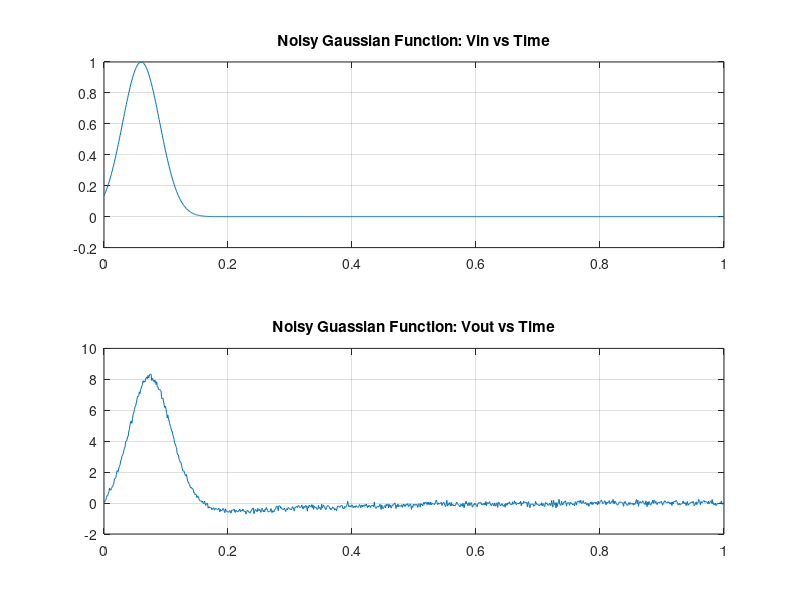
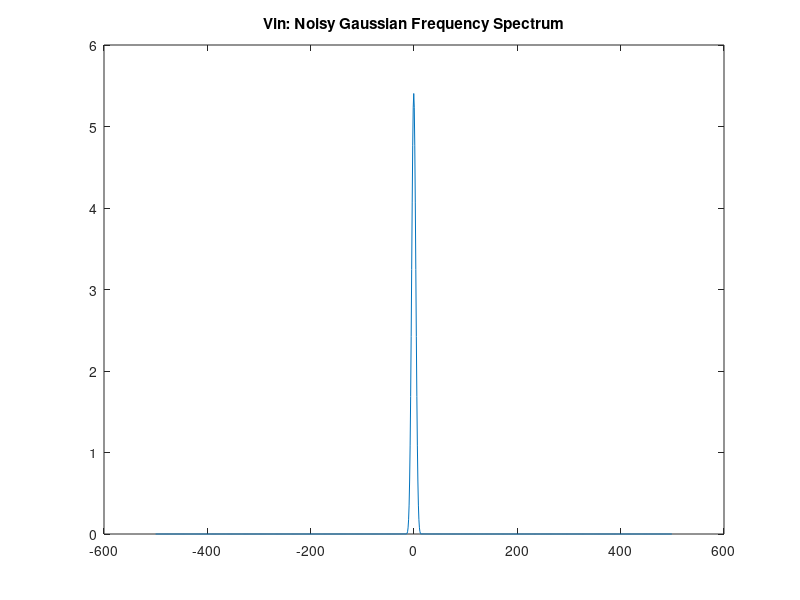
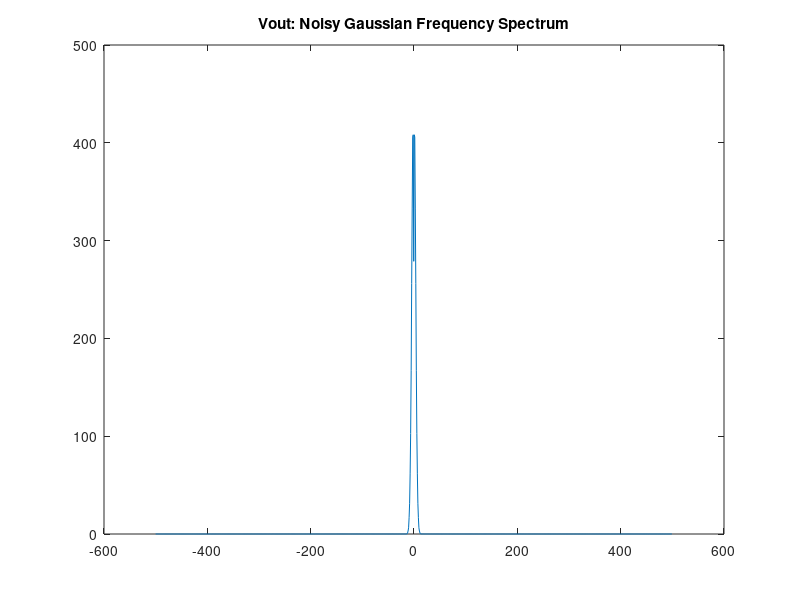
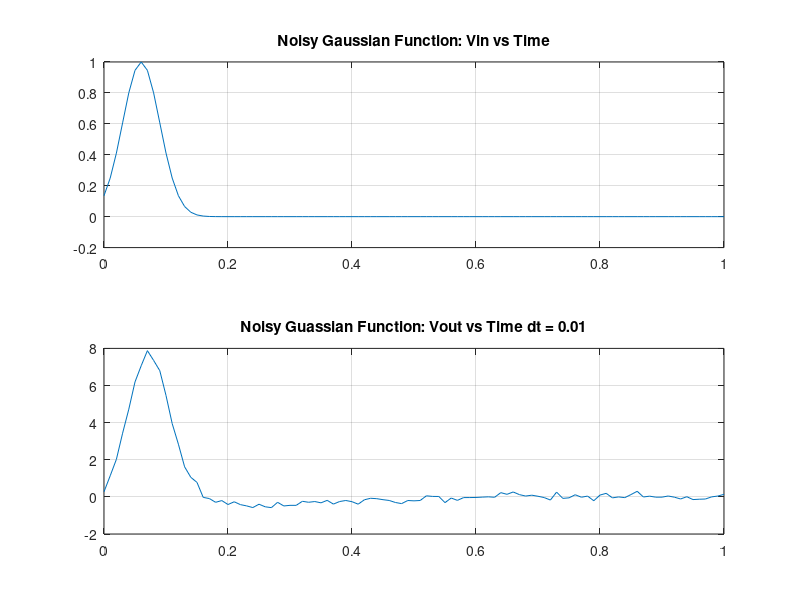

Recreate these plots in MATLAB, in order.
%%Emeka Peters - 100953293
%%ELEC 4700 - Assignment 4 - Question 3

G1 = 1;
G2 = 0.5;
G3 = 0.1;
G4 = 10;
G0 = 1/1000;
alf = 100;

C = 0.25;
L = 0.2;

%Vm = [V1, V2, IL, V3, I3, V4, V0, In];% In parameter added, increased C
%and G matrix size

G = [1, 0, 0, 0, 0, 0, 0, 0;...
    -G1, G1+G2, -1, 0, 0, 0, 0, 0;...
    0, 1, 0, -1, 0, 0, 0, 0;...
    0, 0, -1, G3, 0, 0, 0, 1;...
    0, 0, 0, 0, -alf, 1, 0, -alf;...
    0, 0, 0, G3, -1, 0, 0, 1;...
    0, 0, 0, 0, 0, -G4, G4+G0, 0;...
    0, 0, 0, 0, 0, 0, 0, 1];

Cn = 0.00001;
Cm = zeros(8, 8);
Cm(2, 1) = -C;
Cm(2, 2) = C;
Cm(3, 3) = -L;
Cm(4, 4) = Cn;
Cm(6, 4) = Cn;
Cm(5, 4) = -alf * Cn;

%I3 was replaced with Itot which is the total of the currents from the
%resistor, capacitor, and current source

F = zeros(1, 8);

%time step
dt = 1/1000;

A = (Cm / dt) + G;

dt = 1/1000;
vin = @(t) exp(-0.5 *((t - 0.06)/(0.03)) ^ 2);
Vm = zeros(8, 1);
voutmat = zeros(1, 1001);
vinmat = zeros(1, 1001);
t = 0:dt:1; 

for i = 1:1001
    In = randn * 0.001; %Random noise current
    F(1) = vin(t(i));
    F(8) = In;
    Vmm = A\((Cm * Vm/dt) + F');
    voutmat(i) = Vmm(7);
    vinmat(i) = Vmm(1);
    Vm = Vmm;
end


figure(1)
subplot(2,1,1)
plot(t,vinmat)
title('Noisy Gaussian Function: Vin vs Time')
grid on

subplot(2,1,2)
plot(t,voutmat)
title('Noisy Guassian Function: Vout vs Time')
grid on

   
fs = 1000;

fvin = fft(vinmat);
n = length(vinmat);
Y = fftshift(fvin);
fshift = (-n/2:n/2-1)*(fs/n); % zero-centered frequency range
powershift = abs(Y) .^ 2/n;     % zero-centered power range

figure(2)
plot(fshift, powershift)
title('Vin: Noisy Gaussian Frequency Spectrum')

fvout = fft(voutmat);
n = length(voutmat);
Y = fftshift(fvout);
fshift = (-n/2:n/2-1)*(fs/n); % zero-centered frequency range
powershift = abs(Y) .^ 2/n;     % zero-centered power range

figure(3)
plot(fshift,powershift)
title('Vout: Noisy Gaussian Frequency Spectrum')


%Varying Timestep
%Bigger Timestep
dt = 1/100;

A = (Cm / dt) + G;

vin = @(t) exp(-0.5 *((t - 0.06)/(0.03)) ^ 2);
Vm = zeros(8, 1);
t = 0:dt:1; 
voutmat = zeros(1, length(t));
vinmat = zeros(1, length(t));


for i = 1:length(t)
    In = randn * 0.001; %Random noise current
    F(1) = vin(t(i));
    F(8) = In;
    Vmm = A\((Cm * Vm/dt) + F');
    voutmat(i) = Vmm(7);
    vinmat(i) = Vmm(1);
    Vm = Vmm;
end


figure(4)
subplot(2,1,1)
plot(t,vinmat)
title('Noisy Gaussian Function: Vin vs Time')
grid on

subplot(2,1,2)
plot(t,voutmat)
title('Noisy Guassian Function: Vout vs Time dt = 0.01')
grid on

   
fs = 1000;

fvin = fft(vinmat);
n = length(vinmat);
Y = fftshift(fvin);
fshift = (-n/2:n/2-1)*(fs/n); % zero-centered frequency range
powershift = abs(Y) .^ 2/n;     % zero-centered power range

figure(5)
plot(fshift, powershift)
title('Vin: Noisy Gaussian Frequency Spectrum')

fvout = fft(voutmat);
n = length(voutmat);
Y = fftshift(fvout);
fshift = (-n/2:n/2-1)*(fs/n); % zero-centered frequency range
powershift = abs(Y) .^ 2/n;     % zero-centered power range

figure(6)
plot(fshift,powershift)
title('Vout: Noisy Gaussian Frequency Spectrum dt = 0.01')

%smaller timestep
A = (Cm / dt) + G;

vin = @(t) exp(-0.5 *((t - 0.06)/(0.03)) ^ 2);
Vm = zeros(8, 1);
t = 0:dt:1; 
voutmat = zeros(1, length(t));
vinmat = zeros(1, length(t));


for i = 1:length(t)
    In = randn * 0.001; %Random noise current
    F(1) = vin(t(i));
    F(8) = In;
    Vmm = A\((Cm * Vm/dt) + F');
    voutmat(i) = Vmm(7);
    vinmat(i) = Vmm(1);
    Vm = Vmm;
end


figure(7)
subplot(2,1,1)
plot(t,vinmat)
title('Noisy Gaussian Function: Vin vs Time')
grid on

subplot(2,1,2)
plot(t,voutmat)
title('Noisy Guassian Function: Vout vs Time (dt = 0.0001')
grid on

   
fs = 1000;

fvin = fft(vinmat);
n = length(vinmat);
Y = fftshift(fvin);
fshift = (-n/2:n/2-1)*(fs/n); % zero-centered frequency range
powershift = abs(Y) .^ 2/n;     % zero-centered power range

figure(8)
plot(fshift, powershift)
title('Vin: Noisy Gaussian Frequency Spectrum')

fvout = fft(voutmat);
n = length(voutmat);
Y = fftshift(fvout);
fshift = (-n/2:n/2-1)*(fs/n); % zero-centered frequency range
powershift = abs(Y) .^ 2/n;     % zero-centered power range

figure(9)
plot(fshift,powershift)
title('Vout: Noisy Gaussian Frequency Spectrum dt = 0.00001')

